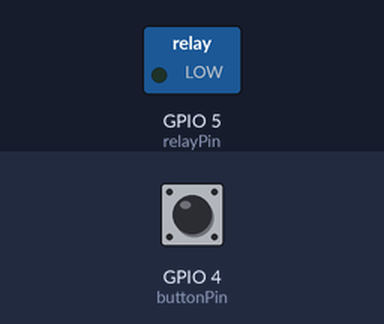
Bench run of a sketch on a simulated ESP8266 (NodeMCU). Shown: switched loads named in the sketch (green lamp = pin HIGH). The test bench sets the inputs (shaded band); at power-on: GPIO 4 (buttonPin) HIGH. WiFi joins after 1.5 s; servers stay silent unless stated; uploads are accepted with an empty reply; what the sketch prints to the serial monitor is not drawn.

Above: at 3.7 s.
3.8 s: GPIO 4 (buttonPin) pulled LOW for 0.15 s
At 4.7 s:
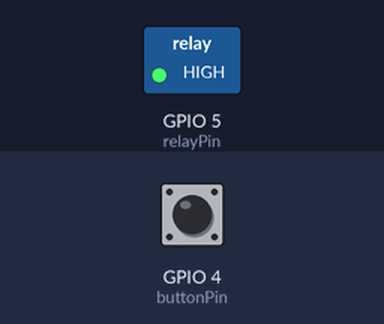
5.5 s: GPIO 4 (buttonPin) pulled LOW for 1 s
At 7.3 s:
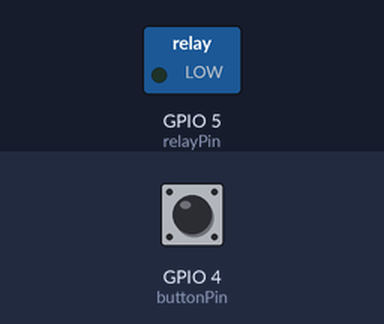
8.0 s: GPIO 4 (buttonPin) pulled LOW for 3.2 s
At 12.1 s:
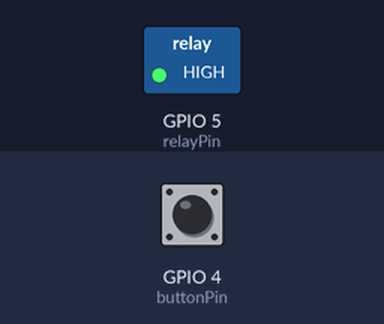
Timing chart, 0 to 13.6 s (numbered marks = the images above; inputs shaded):
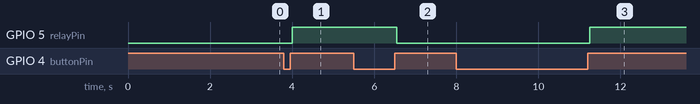

The sketch:

homeAutomationNodes.ino
```cpp
#include <ESP8266WiFi.h>
#include <WiFiClient.h>
#include <ESP8266WebServer.h>

#include <Bounce2.h>


const char* ssid     = "";
const char* password = "";

const char* host = "192.168.0.20";
const int httpPort = 80;

const int node = 3;


const int  buttonPin = 4;
const int relayPin = 5;

int buttonState = LOW;

char msg[64];
char msgHost[64];
char msgLen[64];
char msgAgent[64];

Bounce debouncer = Bounce();

ESP8266WebServer server(1337);

void handleRoot() {
  server.send(200, "text/plain", "OK");
}

void handleON() {
  digitalWrite(relayPin, HIGH);
  buttonState = HIGH;
  server.send(200, "text/plain", "OK");
}

void handleOFF() {
  digitalWrite(relayPin, LOW);
  buttonState = LOW;
  server.send(200, "text/plain", "OK");
}

void setup() {

  pinMode(buttonPin, INPUT_PULLUP);
  pinMode(relayPin, OUTPUT);

  debouncer.attach(buttonPin);
  debouncer.interval(50);

  Serial.begin(115200);

  delay(1000);

  // We start by connecting to a WiFi network

  Serial.println();
  Serial.println();
  Serial.println("Connecting to ");
  Serial.print(ssid);

  WiFi.begin(ssid, password);

  //set static ip part
  WiFi.config(
    IPAddress(192, 168, 0, 23),
    IPAddress(192, 168, 0, 1),
    IPAddress(255, 255, 255, 0)
  );

  while (WiFi.status() != WL_CONNECTED) {
    delay(500);
    Serial.print(".");
  }

  Serial.println("");
  Serial.println("WiFi connected");
  Serial.print("IP address: ");
  Serial.println(WiFi.localIP());

  server.on("/", handleRoot);
  server.on("/ON", handleON);
  server.on("/OFF", handleOFF);

  server.begin();

}

void sendData(String data) {

  Serial.print("connecting to ");
  Serial.println(host);

  // Use WiFiClient class to create TCP connections
  WiFiClient client;
  if (!client.connect(host, httpPort)) {
    Serial.println("connection failed");
  }
  else {

    // We now create a URI for the request


    Serial.println("Requesting...");

    sprintf(msgHost, "Host: %s", host);
    sprintf(msgLen, "Content-Length: %d", data.length());
    sprintf(msgAgent, "User-Agent: ESP8266-NODE-%d", node);

    // This will send the request to the server

    Serial.println("@@@@@@@@@@@@@@@@");
    Serial.println("POST /control/turn HTTP/1.1");
    Serial.println(msgHost);
    Serial.println(msgLen);
    Serial.println("Accept-Encoding: gzip, deflate");
    Serial.println("Accept: */*");
    Serial.println(msgAgent);
    Serial.println("Connection: close");
    Serial.println("Content-Type: application/json");
    Serial.println();
    Serial.println(data);
    Serial.println("@@@@@@@@@@@@@@@@");

    client.println("POST /control/turn HTTP/1.1");
    client.println(msgHost);
    client.println(msgLen);
    client.println("Accept-Encoding: gzip, deflate");
    client.println("Accept: */*");
    client.println(msgAgent);
    client.println("Connection: keep-alive");
    client.println("Content-Type: application/json");
    client.println();
    client.println(data);

    delay(10);

    // Read all the lines of the reply from server and print them to Serial
    while (client.available()) {
      String line = client.readStringUntil('\r');
      Serial.println(line);
    }

    Serial.println();
    Serial.println("closing connection");

  }
}

void handleInput() {

  debouncer.update();

  if ( debouncer.rose() ) {
    buttonState = !buttonState;
    digitalWrite(relayPin, buttonState);
    sprintf(msg, "{\"out\": \"%d\", \"state\": \"%d\"}", node, buttonState);
    sendData(msg);
  }
}

void loop() {

  handleInput();

  server.handleClient();
}
```

Measured:
- after the input at 3.8 s, GPIO 5 (relayPin): LOW → HIGH after 0.20 s
- after the input at 5.5 s, GPIO 5 (relayPin): HIGH → LOW after 1.1 s
- after the input at 8.0 s, GPIO 5 (relayPin): LOW → HIGH after 3.3 s
